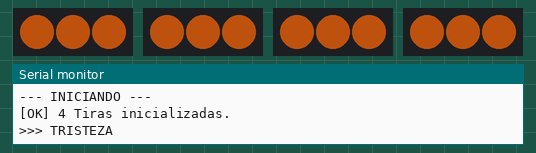
Bench run of a sketch on a simulated Arduino Uno, built with avr-gcc and run on an emulated ATmega328P. On the bench: 4 × 3 RGB LEDs in strip order, left to right, the last lines printed to the serial monitor. Dim RGB values are drawn brighter than linear.

Above: at 1.1 s.
At 11.1 s:
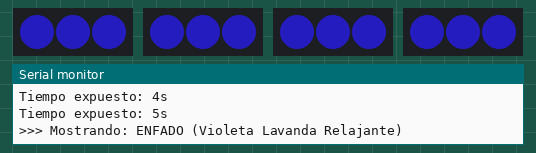
At 24.1 s:
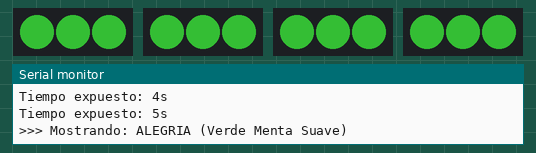
At 34.1 s:
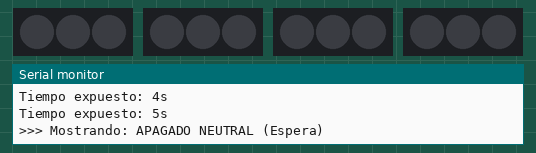
Timing chart, 0 to 38.5 s (numbered marks = the images above):
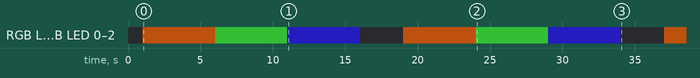

Measured:
- by itself, RGB LED 0–2, RGB LED 0–2, RGB LED 0–2, RGB LED 0–2: off → RGB(80, 34, 6) at 1.0 s, → RGB(22, 80, 22) 5.0 s later, → RGB(15, 12, 80) 5.0 s later, → off 5.0 s later, … (9 changes in this stretch)

The sketch:

simulacion_leds_emociones.ino
```cpp
#include <Adafruit_NeoPixel.h>

// Declaramos que cada tira física tiene exactamente 3 LEDs independientes
#define LEDS_POR_TIRA 3

// Configuración de los pines digitales limpios y estables de tu proyecto
#define TIRA1 4   // Tira 1 (D2)
#define TIRA2 19  // Tira 2 (D19)
#define TIRA3 5   // Tira 3 (D5)
#define TIRA4 18  // Tira 4 (D18) -> Nueva tira añadida

// Inicialización de las 4 tiras NeoPixel
Adafruit_NeoPixel tira1 = Adafruit_NeoPixel(LEDS_POR_TIRA, TIRA1, NEO_GRB + NEO_KHZ800);
Adafruit_NeoPixel tira2 = Adafruit_NeoPixel(LEDS_POR_TIRA, TIRA2, NEO_GRB + NEO_KHZ800);
Adafruit_NeoPixel tira3 = Adafruit_NeoPixel(LEDS_POR_TIRA, TIRA3, NEO_GRB + NEO_KHZ800);
Adafruit_NeoPixel tira4 = Adafruit_NeoPixel(LEDS_POR_TIRA, TIRA4, NEO_GRB + NEO_KHZ800);

void setup() {
  Serial.begin(115200);
  Serial.println("--- INICIANDO ---");

  tira1.begin(); tira1.setBrightness(80);
  tira2.begin(); tira2.setBrightness(80);
  tira3.begin(); tira3.setBrightness(80);
  tira4.begin(); tira4.setBrightness(80); // Brillo de la cuarta tira configurado

  // Forzamos un apagado inicial completo al arrancar por seguridad
  apagarTodosLosLeds();
  Serial.println("[OK] 4 Tiras inicializadas.");
  delay(1000);
}

void loop() {

  Serial.println("\n>>> TRISTEZA ");
  cambiarColorTiras(255, 110, 20);
  esperarSegundos(5);

  //  Verde Menta Suave
  Serial.println("\n>>> Mostrando: ALEGRIA (Verde Menta Suave)");
  cambiarColorTiras(70, 255, 70);
  esperarSegundos(5);

  // Violeta Lavanda Relajante
  Serial.println("\n>>> Mostrando: ENFADO (Violeta Lavanda Relajante)");
  cambiarColorTiras(50, 40, 255);
  esperarSegundos(5);

  Serial.println("\n>>> Mostrando: APAGADO NEUTRAL (Espera)");
  apagarTodosLosLeds();
  esperarSegundos(3);
}

void cambiarColorTiras(uint8_t r, uint8_t g, uint8_t b) {
  for (int i = 0; i < LEDS_POR_TIRA; i++) {
    tira1.setPixelColor(i, tira1.Color(r, g, b));
    tira2.setPixelColor(i, tira2.Color(r, g, b));
    tira3.setPixelColor(i, tira3.Color(r, g, b));
    tira4.setPixelColor(i, tira4.Color(r, g, b));
  }
  tira1.show();
  tira2.show();
  tira3.show();
  tira4.show();
}

// Función auxiliar para apagar todas las luces
void apagarTodosLosLeds() {
  for (int i = 0; i < LEDS_POR_TIRA; i++) {
    tira1.setPixelColor(i, tira1.Color(0, 0, 0));
    tira2.setPixelColor(i, tira2.Color(0, 0, 0));
    tira3.setPixelColor(i, tira3.Color(0, 0, 0));
    tira4.setPixelColor(i, tira4.Color(0, 0, 0));
  }
  tira1.show();
  tira2.show();
  tira3.show();
  tira4.show();
}

void esperarSegundos(int segundos) {
  for (int i = 1; i <= segundos; i++) {
    delay(1000);
    Serial.print("Tiempo expuesto: ");
    Serial.print(i);
    Serial.println("s");
  }
}
```
